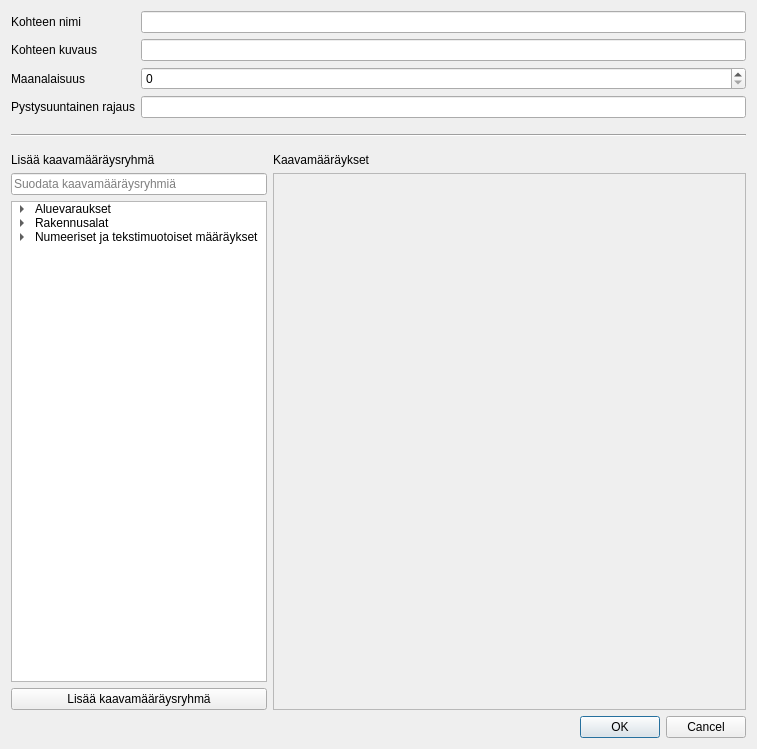
<?xml version="1.0" encoding="UTF-8"?>
<ui version="4.0">
 <class>template_form</class>
 <widget class="QDialog" name="template_form">
  <property name="geometry">
   <rect>
    <x>0</x>
    <y>0</y>
    <width>757</width>
    <height>749</height>
   </rect>
  </property>
  <property name="windowTitle">
   <string>Template form</string>
  </property>
  <layout class="QVBoxLayout" name="verticalLayout_4">
   <item>
    <layout class="QFormLayout" name="feature_details_layout">
     <item row="0" column="0">
      <widget class="QLabel" name="feature_name_label">
       <property name="text">
        <string>Kohteen nimi</string>
       </property>
      </widget>
     </item>
     <item row="0" column="1">
      <widget class="QLineEdit" name="feature_name"/>
     </item>
     <item row="1" column="0">
      <widget class="QLabel" name="feature_description_label">
       <property name="text">
        <string>Kohteen kuvaus</string>
       </property>
      </widget>
     </item>
     <item row="1" column="1">
      <widget class="QLineEdit" name="feature_description"/>
     </item>
     <item row="2" column="0">
      <widget class="QLabel" name="feature_underground_label">
       <property name="text">
        <string>Maanalaisuus</string>
       </property>
      </widget>
     </item>
     <item row="3" column="0">
      <widget class="QLabel" name="feature_vertical_boundaries_label">
       <property name="text">
        <string>Pystysuuntainen rajaus</string>
       </property>
      </widget>
     </item>
     <item row="3" column="1">
      <widget class="QLineEdit" name="feature_vertical_boundaries"/>
     </item>
     <item row="2" column="1">
      <widget class="QSpinBox" name="feature_underground"/>
     </item>
    </layout>
   </item>
   <item>
    <spacer name="feature_details_spacer">
     <property name="orientation">
      <enum>Qt::Vertical</enum>
     </property>
     <property name="sizeType">
      <enum>QSizePolicy::Preferred</enum>
     </property>
     <property name="sizeHint" stdset="0">
      <size>
       <width>20</width>
       <height>10</height>
      </size>
     </property>
    </spacer>
   </item>
   <item>
    <widget class="Line" name="horizontal_divider">
     <property name="orientation">
      <enum>Qt::Horizontal</enum>
     </property>
    </widget>
   </item>
   <item>
    <spacer name="plan_regulation_group_spacer">
     <property name="orientation">
      <enum>Qt::Vertical</enum>
     </property>
     <property name="sizeType">
      <enum>QSizePolicy::Preferred</enum>
     </property>
     <property name="sizeHint" stdset="0">
      <size>
       <width>20</width>
       <height>10</height>
      </size>
     </property>
    </spacer>
   </item>
   <item>
    <layout class="QHBoxLayout" name="horizontalLayout_2">
     <item>
      <layout class="QVBoxLayout" name="verticalLayout_3">
       <item>
        <widget class="QLabel" name="label_2">
         <property name="text">
          <string>Lisää kaavamääräysryhmä</string>
         </property>
        </widget>
       </item>
       <item>
        <widget class="QgsFilterLineEdit" name="mLineEdit">
         <property name="sizePolicy">
          <sizepolicy hsizetype="Preferred" vsizetype="Fixed">
           <horstretch>0</horstretch>
           <verstretch>0</verstretch>
          </sizepolicy>
         </property>
         <property name="placeholderText">
          <string>Suodata kaavamääräysryhmiä</string>
         </property>
         <property name="clearButtonEnabled">
          <bool>true</bool>
         </property>
         <property name="showSearchIcon">
          <bool>true</bool>
         </property>
         <property name="qgisRelation" stdset="0">
          <string notr="true"/>
         </property>
        </widget>
       </item>
       <item>
        <widget class="QTreeWidget" name="plan_regulation_groups_tree">
         <property name="sizePolicy">
          <sizepolicy hsizetype="Maximum" vsizetype="Expanding">
           <horstretch>0</horstretch>
           <verstretch>0</verstretch>
          </sizepolicy>
         </property>
         <property name="frameShape">
          <enum>QFrame::StyledPanel</enum>
         </property>
         <property name="frameShadow">
          <enum>QFrame::Sunken</enum>
         </property>
         <property name="editTriggers">
          <set>QAbstractItemView::NoEditTriggers</set>
         </property>
         <property name="dragDropMode">
          <enum>QAbstractItemView::NoDragDrop</enum>
         </property>
         <property name="alternatingRowColors">
          <bool>false</bool>
         </property>
         <attribute name="headerVisible">
          <bool>false</bool>
         </attribute>
         <column>
          <property name="text">
           <string>1</string>
          </property>
         </column>
         <item>
          <property name="text">
           <string>Aluevaraukset</string>
          </property>
          <item>
           <property name="text">
            <string>Asuinrakennusten alue</string>
           </property>
          </item>
          <item>
           <property name="text">
            <string>Asuinkerrostalojen alue</string>
           </property>
          </item>
          <item>
           <property name="text">
            <string>Asuinpientalojen alue</string>
           </property>
          </item>
          <item>
           <property name="text">
            <string>Rivitalojen ja muiden kytkettyjen asuinrakennusten alue</string>
           </property>
          </item>
          <item>
           <property name="text">
            <string>Erillispientalojen alue</string>
           </property>
          </item>
         </item>
         <item>
          <property name="text">
           <string>Rakennusalat</string>
          </property>
          <item>
           <property name="text">
            <string>Kunnan tai kaupunginosas raja</string>
           </property>
          </item>
          <item>
           <property name="text">
            <string>Korttelialue tai korttelialueen osa</string>
           </property>
          </item>
          <item>
           <property name="text">
            <string>Sitovan tonttijaon mukainen tontti</string>
           </property>
          </item>
          <item>
           <property name="text">
            <string>Ohjeellinen tontti / rakennusala</string>
           </property>
          </item>
          <item>
           <property name="text">
            <string>Rakennusala</string>
           </property>
          </item>
         </item>
         <item>
          <property name="text">
           <string>Numeeriset ja tekstimuotoiset määräykset</string>
          </property>
          <item>
           <property name="text">
            <string>Kaupungin- tai kunnanosan numero</string>
           </property>
          </item>
          <item>
           <property name="text">
            <string>Kaupungin- tai kunnanosan nimi</string>
           </property>
          </item>
          <item>
           <property name="text">
            <string>Korttelin numero</string>
           </property>
          </item>
          <item>
           <property name="text">
            <string>Tontin tai rakennuspaikan numero</string>
           </property>
          </item>
          <item>
           <property name="text">
            <string>Ohjeellisen tontin tai rakennuspaikan numero</string>
           </property>
          </item>
          <item>
           <property name="text">
            <string>Kadun tai tien nimi</string>
           </property>
          </item>
         </item>
        </widget>
       </item>
       <item>
        <widget class="QPushButton" name="add_plan_regulation_group_btn">
         <property name="text">
          <string>Lisää kaavamääräysryhmä</string>
         </property>
        </widget>
       </item>
      </layout>
     </item>
     <item>
      <layout class="QVBoxLayout" name="verticalLayout">
       <item>
        <widget class="QLabel" name="label">
         <property name="text">
          <string>Kaavamääräykset</string>
         </property>
        </widget>
       </item>
       <item>
        <widget class="QScrollArea" name="plan_regulation_group_scrollarea">
         <property name="widgetResizable">
          <bool>true</bool>
         </property>
         <widget class="QWidget" name="plan_regulation_group_scrollarea_contents">
          <property name="geometry">
           <rect>
            <x>0</x>
            <y>0</y>
            <width>469</width>
            <height>501</height>
           </rect>
          </property>
          <layout class="QVBoxLayout" name="verticalLayout_2"/>
         </widget>
        </widget>
       </item>
      </layout>
     </item>
    </layout>
   </item>
   <item>
    <layout class="QHBoxLayout" name="horizontalLayout">
     <item>
      <widget class="QDialogButtonBox" name="button_box">
       <property name="standardButtons">
        <set>QDialogButtonBox::Cancel|QDialogButtonBox::Ok</set>
       </property>
      </widget>
     </item>
    </layout>
   </item>
  </layout>
 </widget>
 <customwidgets>
  <customwidget>
   <class>QgsFilterLineEdit</class>
   <extends>QLineEdit</extends>
   <header>qgsfilterlineedit.h</header>
  </customwidget>
 </customwidgets>
 <resources/>
 <connections>
  <connection>
   <sender>button_box</sender>
   <signal>rejected()</signal>
   <receiver>template_form</receiver>
   <slot>reject()</slot>
   <hints>
    <hint type="sourcelabel">
     <x>414</x>
     <y>729</y>
    </hint>
    <hint type="destinationlabel">
     <x>319</x>
     <y>375</y>
    </hint>
   </hints>
  </connection>
 </connections>
</ui>
